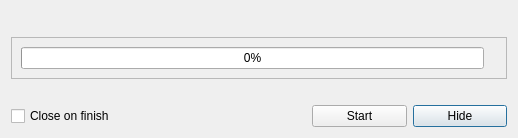
<?xml version="1.0" encoding="UTF-8"?>
<ui version="4.0">
 <class>UIHashDialog</class>
 <widget class="QDialog" name="UIHashDialog">
  <property name="windowModality">
   <enum>Qt::WindowModal</enum>
  </property>
  <property name="geometry">
   <rect>
    <x>0</x>
    <y>0</y>
    <width>518</width>
    <height>129</height>
   </rect>
  </property>
  <property name="contextMenuPolicy">
   <enum>Qt::NoContextMenu</enum>
  </property>
  <property name="windowTitle">
   <string>Hash progress</string>
  </property>
  <property name="modal">
   <bool>true</bool>
  </property>
  <layout class="QGridLayout" name="gridLayout">
   <item row="2" column="0" rowspan="2" colspan="5">
    <widget class="QFrame" name="frame_3">
     <property name="sizePolicy">
      <sizepolicy hsizetype="Expanding" vsizetype="Preferred">
       <horstretch>0</horstretch>
       <verstretch>0</verstretch>
      </sizepolicy>
     </property>
     <property name="frameShape">
      <enum>QFrame::StyledPanel</enum>
     </property>
     <property name="frameShadow">
      <enum>QFrame::Raised</enum>
     </property>
     <layout class="QGridLayout" name="gridLayout_4">
      <item row="1" column="0">
       <widget class="QProgressBar" name="progress">
        <property name="maximumSize">
         <size>
          <width>16777215</width>
          <height>16777215</height>
         </size>
        </property>
        <property name="maximum">
         <number>10000</number>
        </property>
        <property name="value">
         <number>0</number>
        </property>
       </widget>
      </item>
      <item row="1" column="1">
       <widget class="QLabel" name="left">
        <property name="text">
         <string/>
        </property>
       </widget>
      </item>
     </layout>
    </widget>
   </item>
   <item row="0" column="1">
    <widget class="QLabel" name="speed">
     <property name="text">
      <string/>
     </property>
    </widget>
   </item>
   <item row="0" column="0">
    <widget class="QLabel" name="stat">
     <property name="text">
      <string/>
     </property>
    </widget>
   </item>
   <item row="0" column="2" colspan="3">
    <spacer name="horizontalSpacer_2">
     <property name="orientation">
      <enum>Qt::Horizontal</enum>
     </property>
     <property name="sizeHint" stdset="0">
      <size>
       <width>40</width>
       <height>20</height>
      </size>
     </property>
    </spacer>
   </item>
   <item row="5" column="4">
    <widget class="QPushButton" name="pushButton_HIDE">
     <property name="text">
      <string>Hide</string>
     </property>
    </widget>
   </item>
   <item row="5" column="3">
    <widget class="QPushButton" name="pushButton_START">
     <property name="text">
      <string>Start</string>
     </property>
    </widget>
   </item>
   <item row="4" column="0" colspan="5">
    <widget class="QLabel" name="file">
     <property name="text">
      <string/>
     </property>
    </widget>
   </item>
   <item row="5" column="0" colspan="3">
    <widget class="QCheckBox" name="checkBox">
     <property name="text">
      <string>Close on finish</string>
     </property>
    </widget>
   </item>
  </layout>
 </widget>
 <resources/>
 <connections>
  <connection>
   <sender>pushButton_HIDE</sender>
   <signal>clicked()</signal>
   <receiver>UIHashDialog</receiver>
   <slot>accept()</slot>
   <hints>
    <hint type="sourcelabel">
     <x>350</x>
     <y>67</y>
    </hint>
    <hint type="destinationlabel">
     <x>293</x>
     <y>52</y>
    </hint>
   </hints>
  </connection>
 </connections>
</ui>
